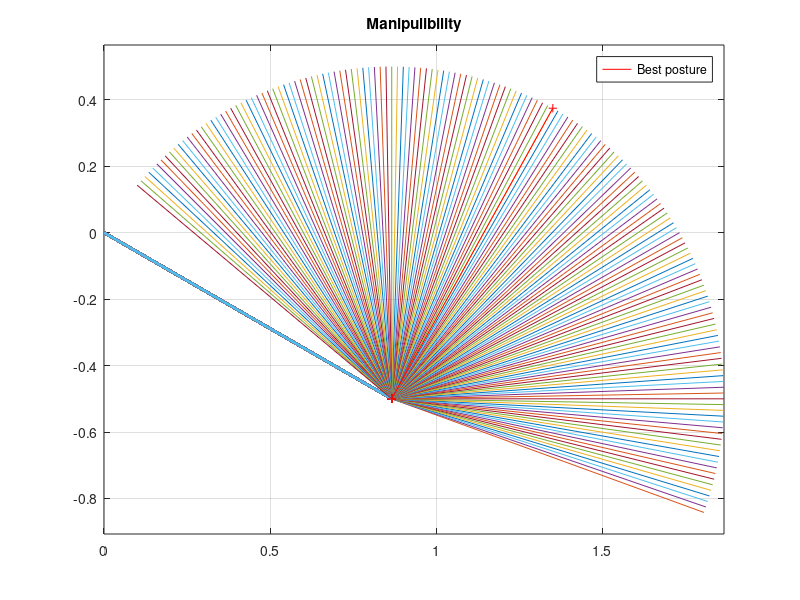
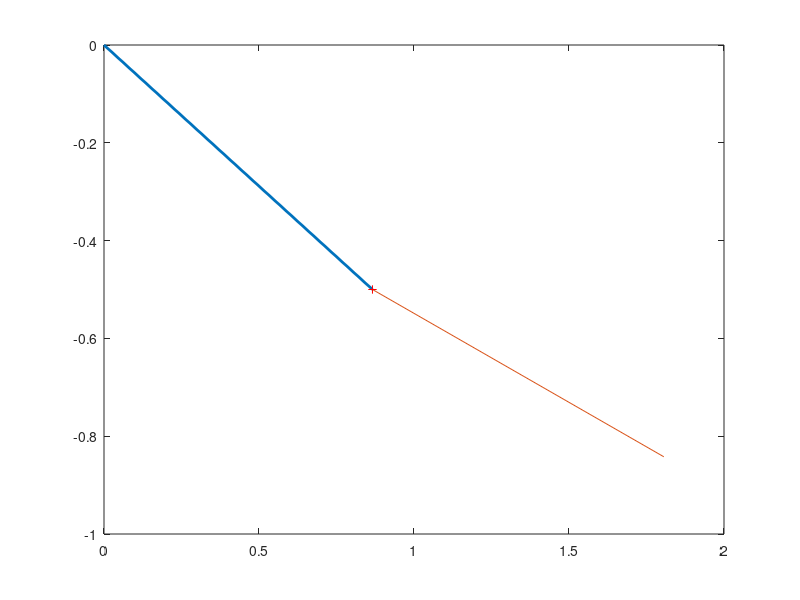

Source code (MATLAB) for these figures, in order: (Note: this script raises an error after producing the figures.)
clc; close all; clear;
% craig page 147

l1 = 1;
l2 = 1;
theta1 = -30;
theta1r = theta1 * pi / 180;

theta2 = (10:170);
theta2r = theta2 * pi  / 180;


w = l1 * l2 * sin(theta2r);

c1 = cos(theta1r);
s1 = sin(theta1r);

sc = 0.05;

figure; 
pori = [0 0];
la = [];
sz = size(theta2r);

MH02=[];
MH03=[];
MJ = [];
for i=1:1:sz(2);
    c2 = cos(theta2r(i));
    s2 = sin(theta2r(i));

    T01 = [c1 -s1 0 0 ; s1 c1 0 0 ; 0 0 1 0 ; 0 0 0 1];
    T12 = [c2 -s2 0 l1 ; s2 c2 0 0 ; 0 0 1 0 ; 0 0 0 1];
    T23 = [1 0 0 l2 ; 0 1 0 0 ; 0 0 1 0 ; 0 0 0 1];
    % 
    c12 = cos(theta1r + theta2r(i));
    s12 = sin(theta1r + theta2r(i));

    
    J = [l1*c1+l2*c12, l2 * c12; -l1*s1-l2*s12, -l2*s12];
    MJ = [MJ; J];
   
    
    H02 = T01 * T12;
    H03 = T01 * T12 * T23;
    la1 = sqrt(H03(1,4) *H03(1,4) + H03(2,4)*H03(2,4));
    
    la = [la; la1];
    
    MH02 = [MH02; H02];
    MH03 = [MH03; H03];
    
    link1 = [pori ; H02(1,4), H02(2,4)];
    link2 = [H02(1,4), H02(2,4) ; H03(1,4), H03(2,4)];
    
    plot(link1(:,1), link1(:,2),'LineWidth', 2);hold on;
    plot(link2(:,1), link2(:,2));hold on;
    plot(H02(1,4), H02(2,4),'r+');
    
end




axis equal;
[m, I] = max(w);

pwmax = [MH03(4*I+1, 4), MH03(4*I+2, 4)];
link2max = [H02(1,4), H02(2,4); pwmax(1), pwmax(2)];
h = plot(link2max(:,1), link2max(:,2),'r');hold on;
plot(MH03(4*I+1, 4), MH03(4*I+2, 4),'r+'); 

title('Manipulibility');
% plot(theta2r,w);
grid;
legend(h,'Best posture');

figure;
nj = 10;
ii = 0;
for i=1:nj:sz(2);
    J = MJ( 1+nj*ii*2 : 2+nj*ii*2, :);
    %J = [l1*c1+l2*c12, l2 * c12; -l1*s1-l2*s12, -l2*s12];
    [U,S,V] = svd(J);
    
    H03 = MH03( 1+nj*ii*4 : 4+nj*ii*4, :);
    H02 = MH02( 1+nj*ii*4 : 4+nj*ii*4, :);
    
    la1 = sqrt(H03(1,4) *H03(1,4) + H03(2,4)*H03(2,4));
    
    
    link1 = [pori ; H02(1,4), H02(2,4)];
    link2 = [H02(1,4), H02(2,4) ; H03(1,4), H03(2,4)];
    
    plot(link1(:,1), link1(:,2),'LineWidth', 2);hold on;
    plot(link2(:,1), link2(:,2));hold on;
    plot(H02(1,4), H02(2,4),'r+');
    %plot(H03(1,4), H03(2,4),'o'); 
    
    
    JC = sc*U(:,1)*S(1,1);
    DC = sc*U(:,2)*S(2,2);
    
    %ang = 180*acos(U(1,1))/pi;
    ang = -180*atan2(U(2,1),U(1,1)) / pi;
    
    p = calcEllipse(H03(1,4), H03(2,4), S(1,1)*sc, S(2,2)*sc, ang);
    plot(p(:,1), p(:,2), '-')
    
 
    svdaxisL = [H03(1,4), H03(2,4); H03(1,4)+JC(1,1), H03(2,4)+JC(2,1)];
    plot(svdaxisL(:,1), svdaxisL(:,2),'m');
    svdaxisL = [H03(1,4), H03(2,4); H03(1,4)-JC(1,1), H03(2,4)-JC(2,1)];
    plot(svdaxisL(:,1), svdaxisL(:,2),'m');

    svdaxisL = [H03(1,4), H03(2,4); H03(1,4)+DC(1,1), H03(2,4)+DC(2,1)];
    plot(svdaxisL(:,1), svdaxisL(:,2),'m');
    svdaxisL = [H03(1,4), H03(2,4); H03(1,4)-DC(1,1), H03(2,4)-DC(2,1)];
    plot(svdaxisL(:,1), svdaxisL(:,2),'m');
 

ii = ii+1;
end


%la = 




figure;

plot(la, w', 'o');
hold on;
stem(la(I), w(I),'ro');
xlabel('L_a : distance between the first joint and the hand (end-effector)');
ylabel('Manipulibility');
ttl = num2str(la(I));
ttl = strcat('manipulubility measure : max @ l_a = ', ttl);
title(ttl);
axis equal;
grid;
